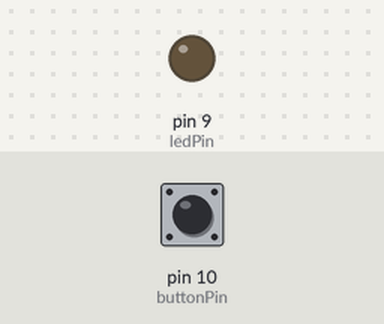
The sketch below on a simulated Arduino Uno, built with avr-gcc and run on an emulated ATmega328P. On the bench: output pins drawn as LEDs (lit = HIGH). Inputs (shaded band) come from the test bench; at power-on: pin 10 (buttonPin) LOW.

Above: at 1.2 s.
1.3 s: pin 10 (buttonPin) pulled HIGH for 0.15 s
At 1.37 s:
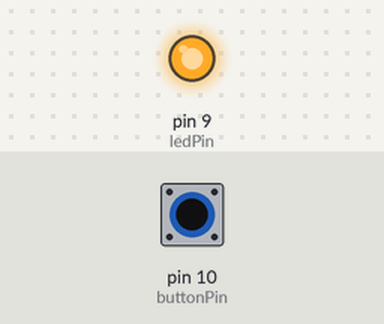
2.9 s: pin 10 (buttonPin) pulled HIGH for 3.2 s
At 6.6 s:
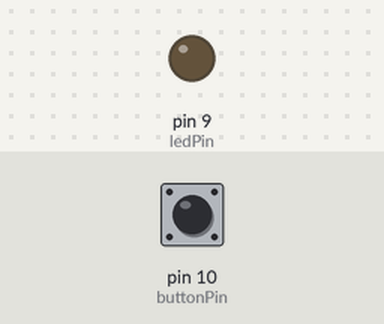
Timing chart, 0 to 8.1 s (numbered marks = the images above; inputs shaded):
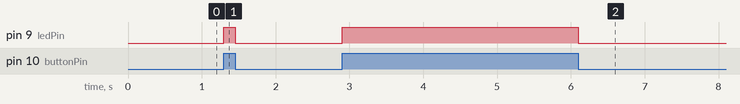

The sketch:

004Button.ino
```cpp
const int ledPin=9;
const int buttonPin=10;

void setup() {

  pinMode(ledPin, OUTPUT);
  pinMode(buttonPin, INPUT);

}

void loop() {

  int value=digitalRead(buttonPin);
  if(value == HIGH) digitalWrite(ledPin, HIGH);
  else digitalWrite(ledPin, LOW);

}
```

Measured:
- after the input at 1.3 s, pin 9 (ledPin): LOW → HIGH at once, → LOW 0.15 s later
- after the input at 2.9 s, pin 9 (ledPin): LOW → HIGH at once, → LOW 3.2 s later
